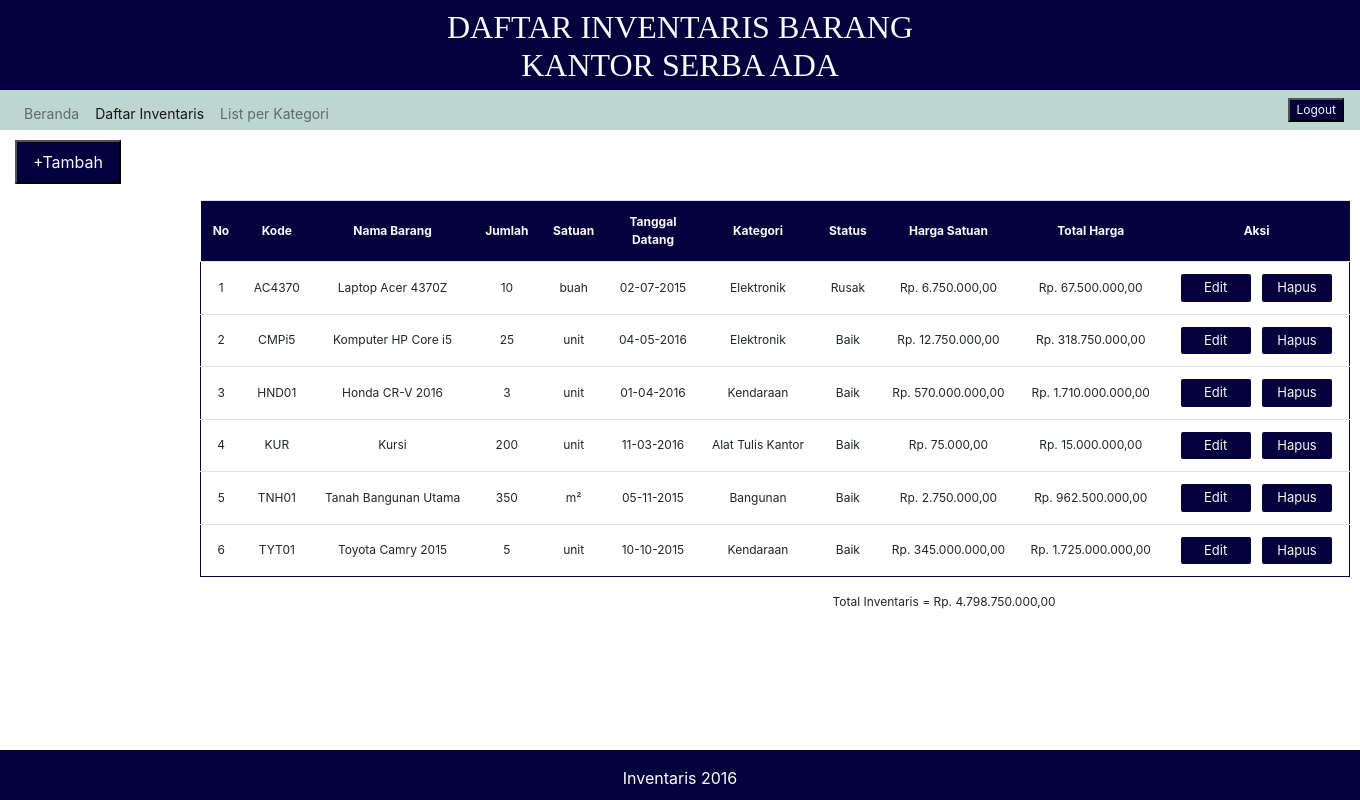
Screenshot of /inventaris.php (signed in) with the database file from the repository.
### tables this page shows
CREATE TABLE `inventaris` (
  `kode_barang` varchar(10) NOT NULL,
  `nama_barang` varchar(30) NOT NULL,
  `jumlah` int(11) NOT NULL,
  `satuan` varchar(15) NOT NULL,
  `tgl_datang` date NOT NULL,
  `kategori` varchar(20) NOT NULL,
  `status_barang` varchar(20) NOT NULL,
  `harga` int(20) NOT NULL
);

### inventaris.php (the view, shortened to what this page needs)
<?php
require 'fungsi.php';
?>
<!DOCTYPE html>
<html lang="en">
<head>
    <link rel="stylesheet" href="css/bootstrap.min.css">
    <link rel="stylesheet" href="css/style.css">
</head>
<body>
    <div class="text-light text-center header pt-2">
        <h2><div>DAFTAR INVENTARIS BARANG</div>
        <div>KANTOR SERBA ADA</div></h2>
    </div>
    <nav class="navbar navbar-expand-lg navbar-light justify-content-between">
        <div class="collapse navbar-collapse" id="navbarNav">
            <ul class="navbar-nav">
            <li class="nav-item">
                <a class="nav-link" href="index.php" style="height: 30px">Beranda <span class="sr-only">(current)</span></a>
            </li>
            <li class="nav-item active">
                <a class="nav-link" href="inventaris.php" style="height: 30px">Daftar Inventaris</a>
            </li>
            <li class="nav-item dropdown">
                <a class="nav-link" href="#" style="height: 30px" id="navbarDropdownMenuLink" data-toggle="dropdown" aria-haspopup="true" aria-expanded="false">
                List per Kategori
                </a>
            </li>
            </ul>
        </div>
        <button type="button" class="logout text-light" data-toggle="modal" data-target="#logout">Logout</button>
    </nav>
    <button type="button" class="nav-link tambah text-light" data-toggle="modal" data-target="#tambahmodal">
        +Tambah
    </button>
    <div class="content">
    <table class="table text-center">
        <thead class="table-header text-light font-weight-bold" style="background-color: #04013d">
            <tr>
                <td class="align-middle">No</td>
                <td class="align-middle">Kode</td>
                <td class="align-middle">Nama Barang</td>
                <td class="align-middle">Jumlah</td>
                <td class="align-middle">Satuan</td>
                <td class="align-middle">Tanggal<br>Datang</td>
                <td class="align-middle">Kategori</td>
                <td class="align-middle">Status</td>
                <td class="align-middle">Harga Satuan</td>
                <td class="align-middle">Total Harga</td>
                <td class="align-middle">Aksi</td>
            </tr>
        </thead>
        <tbody class="table-body">
            <?php
                if(isset($_GET['kategori'])){
                    $kategori = $_GET['kategori'];
                    $SQL = "SELECT * FROM `inventaris` WHERE `kategori` = '$kategori'";
                } else {
                    $SQL = "SELECT * FROM `inventaris`";
                }
                $sql_run = mysqli_query($conn,$SQL);
                $i = 1;
                $total=0;
                while($inventaris = mysqli_fetch_assoc($sql_run)):
                $total+=$inventaris['harga']*$inventaris['jumlah'];
            ?>
            <tr>
            <td class="align-middle"><?= $i++ ?></td>
                <td class="align-middle"><?= $inventaris['kode_barang'] ?></td>
                <td class="align-middle"><?= $inventaris['nama_barang'] ?></td>
                <td class="align-middle"><?= $inventaris['jumlah'] ?></td>
                <td class="align-middle"><?= $inventaris['satuan'] ?></td>
                <td class="align-middle"><?= date('d-m-Y', strtotime($inventaris['tgl_datang'])) ?></td>
                <td class="align-middle"><?= $inventaris['kategori'] ?></td>
                <td class="align-middle"><?= $inventaris['status_barang'] ?></td>
                <td class="align-middle">Rp. <?= number_format($inventaris['harga'], 2, "," , ".") ?></td>
                <td class="align-middle">Rp. <?= number_format($inventaris['jumlah']*$inventaris['harga'], 2, ",", ".") ?></td>
                <td class="align-middle">
                <button type="button" class="tombol text-light mx-1 py-1" data-toggle="modal" data-target="#EditModal<?= $inventaris['kode_barang'] ?>" style="width: 70px; border: 0px">Edit</button>
                <button type="button" class="tombol text-light mx-1 py-1" data-toggle="modal" data-target="#DeleteModal<?= $inventaris['kode_barang'] ?>" style="width: 70px; border: 0px">Hapus</button>
                </td>
            </tr>
            <?php endwhile; ?>
        </tbody>
    </table>
    <div style="position: absolute; left: 55%">Total Inventaris = Rp. <?= number_format($total, 2, ",", ".") ?></div>
    </div>
    <div class="footer text-center text-white p-3">
        Inventaris 2016
    </div>
</body>
</html>

### css/style.css (style rules this page uses)
.header { position:absolute; left:0; right:0; background-color: #04013d; font-family: "Cooper Black"; }
nav { position: relative; background-color: #bed6d0; top: 90px; height: 40px; font-size: 14px; }
.logout { background-color: #04013d; font-size: 12px; }
.footer { position: absolute; bottom: 0px; left: 0px; right: 0px; height: 50px; background-color: #04013d; }
.tambah { position: relative; left: 15px; top: 100px; background-color: #04013d; }
.content { position: absolute; top: 200px; left: 200px; font-size: 12px; width: 1150px; }
.table-body { border: 1px solid #04013d; }
.tombol { background-color: #04013d; font-size: 13px; border-radius: 2px; }

### rows the page displays
inventaris: kode_barang "AC4370", nama_barang "Laptop Acer 4370Z", jumlah "10", satuan "buah", tgl_datang "02-07-2015", kategori "Elektronik", status_barang "Rusak", harga "6.750.000,00", $inventaris['jumlah']*$inventaris['harga'] "67.500.000,00"
inventaris: kode_barang "CMPi5", nama_barang "Komputer HP Core i5", jumlah "25", satuan "unit", tgl_datang "04-05-2016", kategori "Elektronik", status_barang "Baik", harga "12.750.000,00", $inventaris['jumlah']*$inventaris['harga'] "318.750.000,00"
inventaris: kode_barang "HND01", nama_barang "Honda CR-V 2016", jumlah "3", satuan "unit", tgl_datang "01-04-2016", kategori "Kendaraan", status_barang "Baik", harga "570.000.000,00", $inventaris['jumlah']*$inventaris['harga'] "1.710.000.000,00"
inventaris: kode_barang "KUR", nama_barang "Kursi", jumlah "200", satuan "unit", tgl_datang "11-03-2016", kategori "Alat Tulis Kantor", status_barang "Baik", harga "75.000,00", $inventaris['jumlah']*$inventaris['harga'] "15.000.000,00"
inventaris: kode_barang "TNH01", nama_barang "Tanah Bangunan Utama", jumlah "350", satuan "m²", tgl_datang "05-11-2015", kategori "Bangunan", status_barang "Baik", harga "2.750.000,00", $inventaris['jumlah']*$inventaris['harga'] "962.500.000,00"
inventaris: kode_barang "TYT01", nama_barang "Toyota Camry 2015", jumlah "5", satuan "unit", tgl_datang "10-10-2015", kategori "Kendaraan", status_barang "Baik", harga "345.000.000,00", $inventaris['jumlah']*$inventaris['harga'] "1.725.000.000,00"

### other values shown
$total "4.798.750.000,00"
